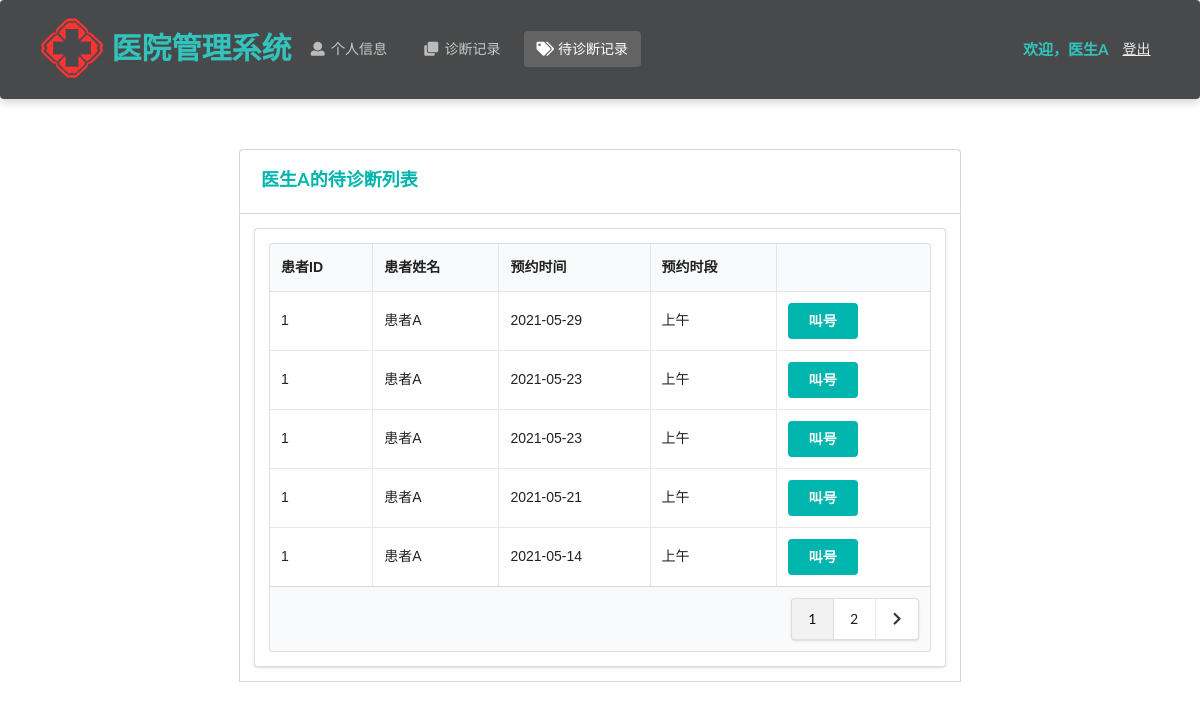
Page /doctor/pendingDiagnosis/ (signed in) on the earlier database version.
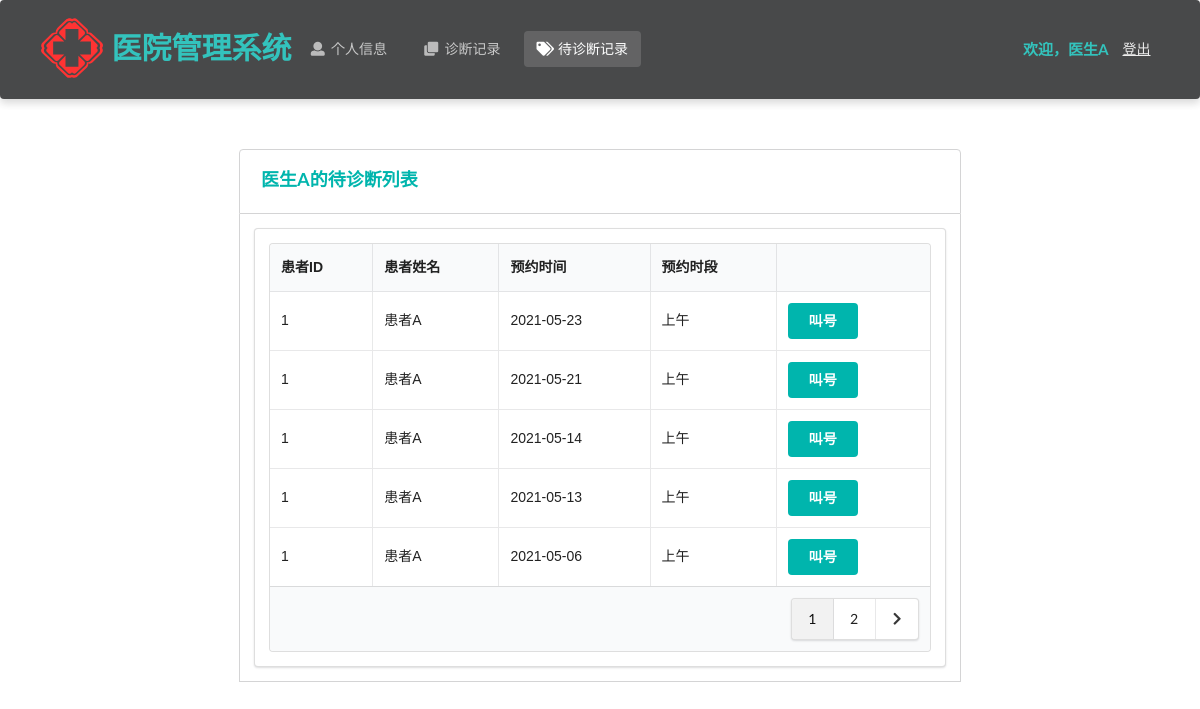
Same page on the later database version.
### Hospital/models.py (models this page shows, shortened)
class Appointment(models.Model):
    time_choices = (
        ('Morning', '上午'),
        ('Afternoon', '下午')
    )
    patient = models.ForeignKey(Patient, on_delete=models.CASCADE) # 患者
    doctor = models.ForeignKey(Doctor, on_delete=models.CASCADE)  # 医生
    create_time = models.DateTimeField(auto_now_add=True)  # 创建时间
    appointment_date = models.DateTimeField()  # 预约日期
    appointment_time = models.CharField(max_length=10, choices=time_choices)  # 预约时间（上下午）
    isActive = models.BooleanField(default=True)  # 是否有效
    class Meta:
        ordering = ["-create_time"]

class Patient(models.Model):
    name = models.CharField(max_length=10)  # 姓名
    password = models.CharField(max_length=32)  # 密码
    gender = models.CharField(max_length=32, choices=gender_choices)  # 性别
    identity_card_no = models.CharField(max_length=32, unique=True)  # 身份证号
    medical_insurance = models.BooleanField()  # 是否有医保
    telephone_no = models.CharField(max_length=32)  # 电话号码
    birth_date = models.DateField()  # 出生日期
    create_time = models.DateTimeField(auto_now_add=True)  # 注册时间

### Hospital/doctorViews.py (the view)
# urls.py: path('doctor/pendingDiagnosis/', doctorViews.pendingDiagnosis),
def pendingDiagnosis(request):
    if request.method == 'POST':
        request.session['appointment_id'] = request.POST.get('appointment')
        return redirect('/doctor/pendingDiagnosis/call')
    identity_card_no = request.session['identity_card_no']
    doctor = models.Doctor.objects.get(identity_card_no=identity_card_no)
    appointment_records = models.Appointment.objects.filter(doctor=doctor, isActive=True)
    appointment_records = appointment_records.order_by('-appointment_date', '-appointment_time','-create_time')  # 排序
    num_per_page = 5
    paginator = Paginator(appointment_records, num_per_page)
    page = request.GET.get('page', 1)
    try:
        page_obj = paginator.page(page)
    except PageNotAnInteger:
        page_obj = paginator.page(1)
    except EmptyPage:
        page_obj = paginator.page(paginator.num_pages)
    is_paginated = True if paginator.num_pages > 1 else False
    page_range = paginator.get_elided_page_range(page, on_each_side=3, on_ends=2)
    return render(request, 'doctor/pending.html', locals())

### Hospital/templates/doctor/pending.html (shortened to what the changed rows need)
<!DOCTYPE html>
<html lang="ch">
{% load static %}
<head>
    <link rel="stylesheet" href="https://cdn.jsdelivr.net/semantic-ui/2.2.4/semantic.min.css">
    <link rel="stylesheet" href="../../static/Hospital/css/me.css">
    <link rel="stylesheet" href="{% static 'Hospital/css/entry.css' %}">
</head>
<body>
     <nav class="ui inverted  segment m-padded-tb-large m-shadow-small m-opacity-mini">
        <div class="ui container">
            <div class="ui inverted secondary stackable menu">
                <h2 class="ent">医院管理系统</h2>
            </div>
        </div>
    </nav>
    <div class="m-container-small m-padded-tb-big">
        <div class="container">
            <div class="ui attached segment">
                <div class="ui segment m-width-middle">
                    <table class="ui celled table">
                        <thead>
                            <tr>
                                <th>患者ID</th>
                                <th>患者姓名</th>
                                <th>预约时间</th>
                                <th>预约时段</th>
                                <th></th>
                            </tr>
                        </thead>
                        <tbody>
                            {% for rec in page_obj%}
                            <tr>
                                <td>{{ rec.patient.identity_card_no }}</td>
                                <td>{{ rec.patient.name }}</td>
                                <td>{{ rec.appointment_date|date:"Y-m-d" }}</td>
                                <td>{{ rec.get_appointment_time_display }}</td>
                                <td>
                                    <form action="" method="post">
                                    <button type="submit" class="ui teal centered button">叫号</button>
                                    </form>
                                </td>
                            </tr>
                            {% endfor %}
                        </tbody>
                      <tfoot>
                        {% if is_paginated %}
                        <tr><th colspan="5">
                          <div class="ui right floated pagination menu">
                              {% for i in page_range %}
                                {% if page_obj.number == i %}
                                    <a class="item active">{{ i }}</a>
                                {% elif i == '…' %}
                                    <a class="item" href="?page=1">{{ i }}</a>
                                {% else %}
                                    <a class="item" href="?page={{ i }}">{{ i }}</a>
                                {% endif %}
                              {% endfor %}
                              {% if page_obj.has_next %}
                              <a class="icon item" href ="?page={{ page_obj.next_page_number }}">
                              <i class="right chevron icon"></i>
                              </a>
                              {% endif %}
                          </div>
                        </th>
                      </tr>
                      {% endif %}
                      </tfoot>
                    </table>
                </div>
            </div>
        </div>
            </div>
    <br>
    <br>
    <br>
</body>
</html>

Differences in the rows shown:
no longer on this page (row edited): Appointment: patient.identity_card_no "1", patient.name "患者A", appointment_date "2021-05-29", appointment_time "上午"
no longer on this page (row edited): Appointment: patient.identity_card_no "1", patient.name "患者A", appointment_date "2021-05-23", appointment_time "上午"
now on this page (row unchanged): Appointment: patient.identity_card_no "1", patient.name "患者A", appointment_date "2021-05-13", appointment_time "上午"
added Appointment: patient.identity_card_no "1", patient.name "患者A", appointment_date "2021-05-06", appointment_time "上午"
